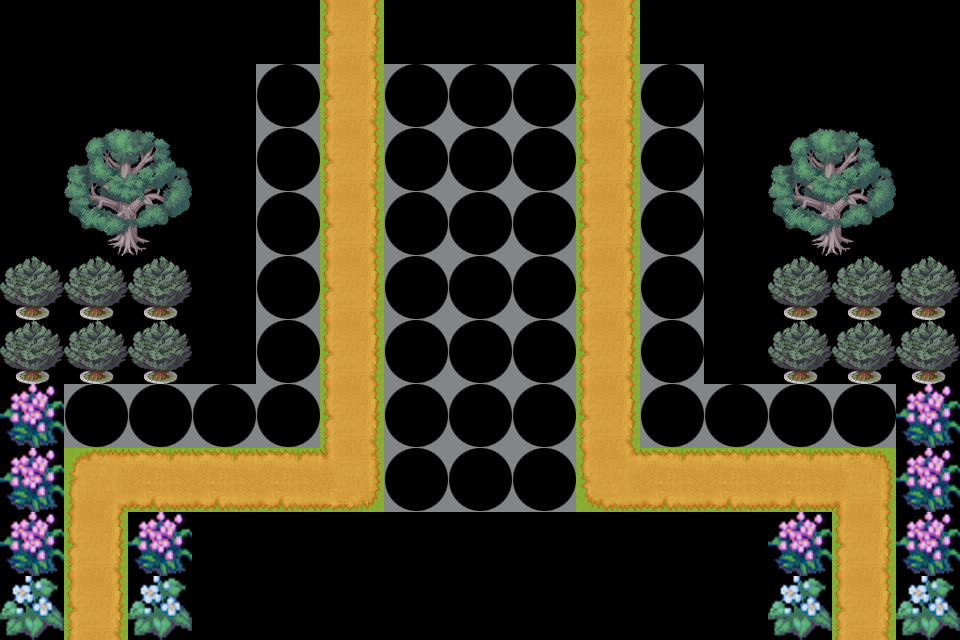

Rendered tile map (Tiled .tmx) drawn with the repository's tilesets; below, a short description and the map source with its tile grids summarised:
An orthogonal 15x10 tile map with 64x64 px tiles, 2 tile layers (layer, showLayer) and 13 objects (wuqi1, wuqi2, wuqi3, wuqi4, wuqi5, ...).

<map version="1.0" orientation="orthogonal" width="15" height="10" tilewidth="64" tileheight="64">
 <tileset firstgid="1" name="map3" tilewidth="64" tileheight="64">
  <image source="map3.png" width="1024" height="1024" />
 </tileset>
 <layer name="layer" width="15" height="10">
  <data>[150 cells, 60 non-empty, 13 distinct tile ids]</data>
 </layer>
 <objectgroup name="object" width="15" height="10">
  <object name="wuqi1" x="352" y="576" width="32" height="16" />
  <object name="wuqi2" x="416" y="576" width="32" height="16" />
  <object name="wuqi3" x="480" y="576" width="32" height="16" />
  <object name="wuqi4" x="544" y="576" width="32" height="16" />
  <object name="wuqi5" x="608" y="576" width="32" height="16" />
  <object name="begin" x="93" y="621" width="13" height="13" />
  <object name="tag1" x="93" y="467" width="13" height="13" />
  <object name="tag2" x="349" y="467" width="13" height="13" />
  <object name="end" x="349" y="19" width="13" height="13" />
  <object name="begin2" x="861" y="621" width="13" height="13" />
  <object name="tag11" x="861" y="467" width="13" height="13" />
  <object name="tag12" x="605" y="467" width="13" height="13" />
  <object name="end2" x="605" y="19" width="13" height="13" />
 </objectgroup>
 <layer name="showLayer" width="15" height="10">
  <data>[150 cells, 39 non-empty, 1 distinct tile ids]</data>
 </layer>
</map>